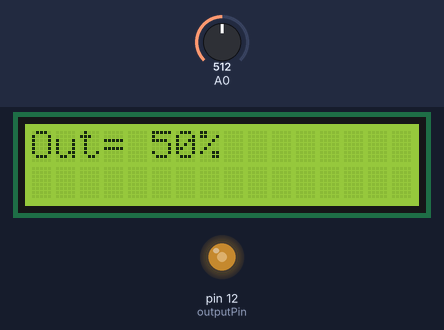
A sketch run on a simulated Arduino Uno, built with avr-gcc and run on an emulated ATmega328P. Shown: 16×2 character LCD, output pins drawn as LEDs (lit = HIGH). Inputs (shaded band) come from the test bench; at power-on: A0 = 512.

Above: at 1.2 s.
1.3 s: A0 set to 716
At 2.2 s:
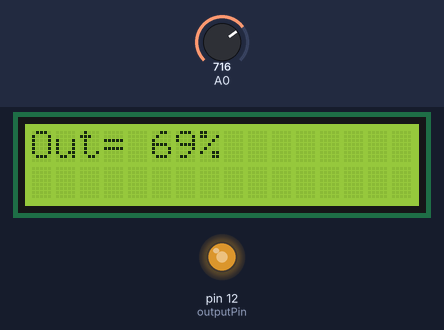
3.1 s: A0 set to 900
At 3.5 s:
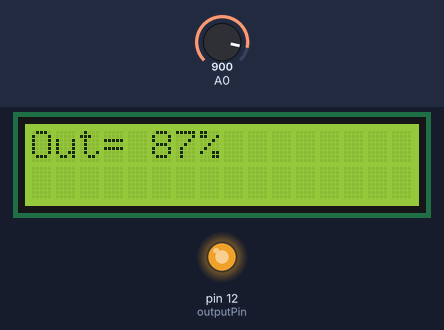
4.6 s: A0 set to 122
At 5.8 s:
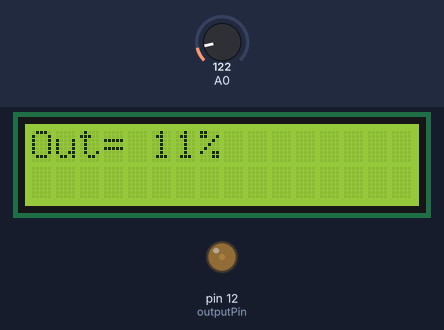
6.1 s: A0 set to 0
At 7.2 s:
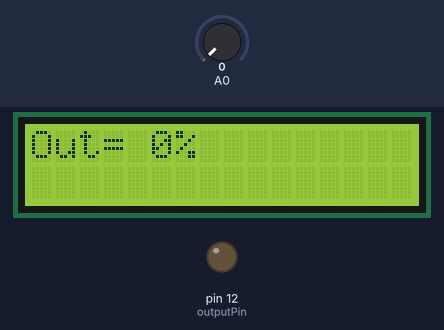
Timing chart, 0 to 8.7 s (numbered marks = the images above; inputs shaded):
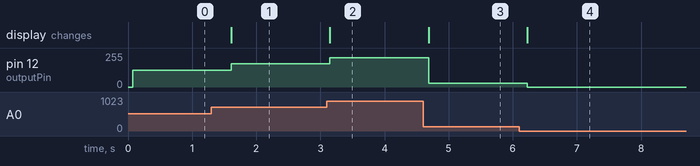

The sketch:

M10-Kalibrasi.ino
```cpp
// INI KALAU PERLU DI KALIBRASI, OPSIONAL

#include <RBDdimmer.h>
#include <Wire.h>
#include <LiquidCrystal_I2C.h>

LiquidCrystal_I2C lcd(0x27, 16, 2);
#define outputPin 12
#define zerocross 2

dimmerLamp dimmer(outputPin);
int outVal = 0;

void setup() {
  lcd.init();
  lcd.backlight();
  dimmer.begin(NORMAL_MODE, ON);
}

void loop() {
  outVal = map(analogRead(0), 0, 1023, 0, 100);

  lcd.setCursor(0, 0);
  lcd.print("Out= ");

  lcd.setCursor(5, 0);
  lcd.print(outVal);
  lcd.print("%   ");
  dimmer.setPower(outVal);
  delay(500);
}
```

Measured:
- after the input at 1.3 s, pin 12 (outputPin): 127/255 → 175/255 after 0.31 s; the display: changes after 0.31 s (image 1)
- after the input at 3.1 s, pin 12 (outputPin): 175/255 → 221/255 after 0.05 s; the display: changes after 0.05 s (image 2)
- after the input at 4.6 s, pin 12 (outputPin): 221/255 → 28/255 after 0.09 s; the display: changes after 0.09 s (image 3)
- after the input at 6.1 s, pin 12 (outputPin): 28/255 → 0/255 after 0.12 s; the display: changes after 0.12 s (image 4)
